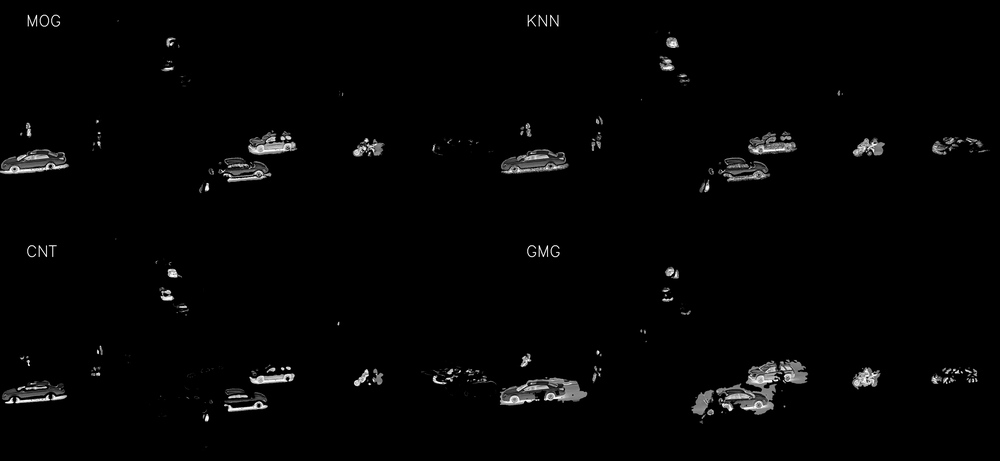
#> input picture assets/BackroundSub.png, 1000 x 461 px, shrunk from 3840 x 1772 before the run
$ python -i opencv_instance.py   (imports and definitions only)
#> lines starting #> are read from the running program, lines starting #| are printed output that depends on the picture; after the words box and inside, x2 and y2 are one past the last pixel; in counts of white or black regions, pixels touching at a corner belong together
#> further down, picture is the input picture: shape (461, 1000, 3); min 0, max 255, mean 4.2
import sys

import numpy as np
import cv2 as cv
from typing import Union
from sklearn.cluster import DBSCAN
from sklearn.preprocessing import StandardScaler
import hdbscan

# [20 lines of commented-out code are left out]


# [166 lines left out: functions dense_optical_flow_outer, background_sub, motion_extraction, stitch_frames, video_tiling, video_tiling_mixed and 2 more, not called in this run]


def watershed_segmentation(image):
    if len(image.shape) > 2:
        gray = cv.cvtColor(image, cv.COLOR_BGR2GRAY)
        print(f'Dtype is {gray.dtype}')
#| Dtype is uint8
        print('Image RGB to Gray in Funktion = wastershed_segmentation')
    else:
        gray = image.astype(np.uint8)

    _, thresh = cv.threshold(gray, 0, 255, cv.THRESH_BINARY_INV + cv.THRESH_OTSU)
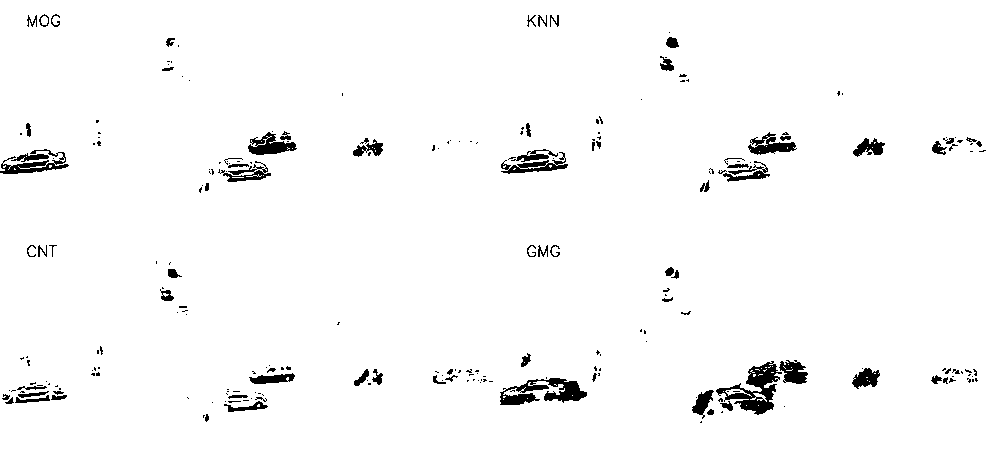
#> thresh: shape (461, 1000); 97.4% white; 242 black regions (163 under 20 px), largest, box (x1, y1, x2, y2) and area: (716, 361, 782, 415) 1355, (500, 378, 587, 405) 1187, (0, 149, 69, 174) 616

    kernel = np.ones((3, 3), np.uint8)
    opening = cv.morphologyEx(thresh, cv.MORPH_OPEN, kernel, iterations=10)
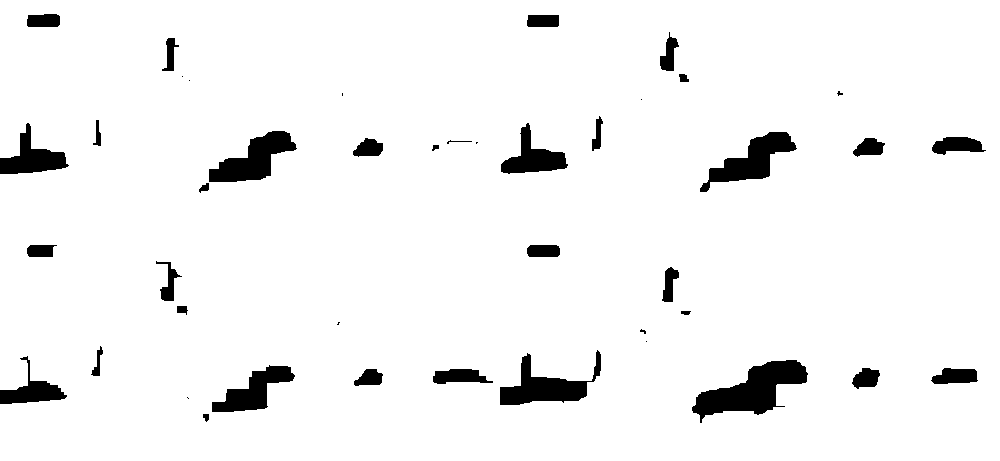
#> opening: shape (461, 1000); 95.1% white; 43 black regions (10 under 20 px), largest, box (x1, y1, x2, y2) and area: (692, 360, 808, 423) 3317, (500, 350, 601, 405) 2228, (209, 131, 297, 182) 2205

    sure_bg = cv.dilate(opening, kernel, iterations=3)
#> sure_bg: shape (461, 1000); 97.5% white; 27 black regions (4 under 20 px), largest, box (x1, y1, x2, y2) and area: (696, 363, 804, 412) 2279, (212, 134, 292, 179) 1412, (712, 135, 792, 179) 1325

    dist_transform = cv.distanceTransform(opening, cv.DIST_L2, 5)
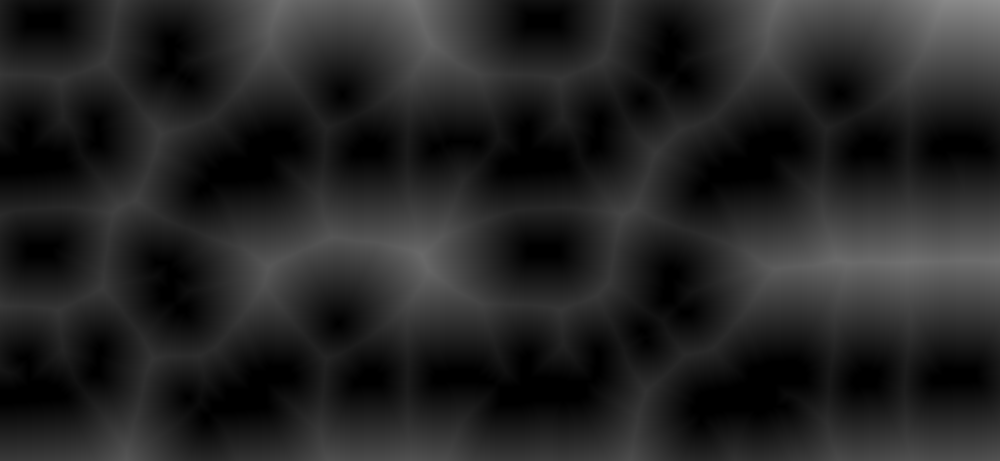
#> dist_transform: shape (461, 1000) float32; min 0, max 143.3, mean 36.6
    _, sure_fg = cv.threshold(dist_transform, 0.7 * dist_transform.max(), 255, 0)
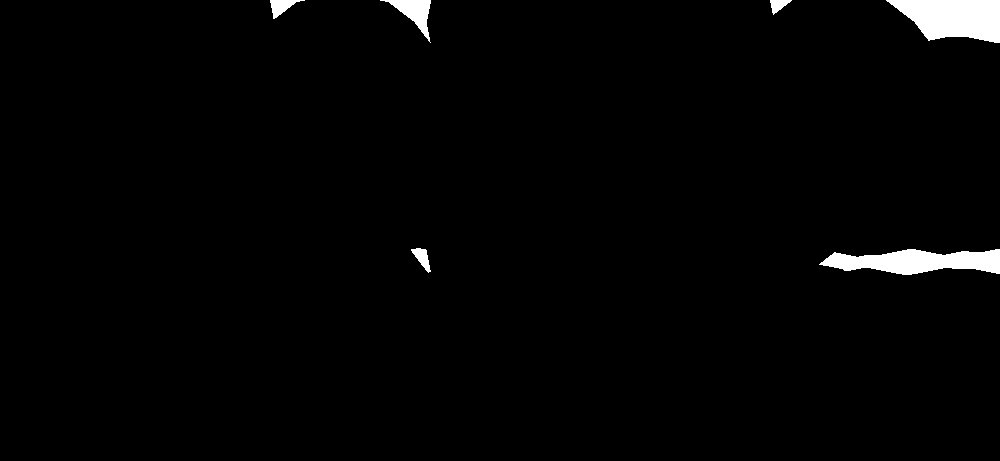
#> sure_fg: shape (461, 1000) float32; 1.8% white; 6 white regions, box (x1, y1, x2, y2) and area: (886, 0, 1000, 43) 3558, (819, 249, 1000, 275) 3119, (380, 0, 431, 43) 787, (270, 0, 305, 19) 301, (411, 248, 431, 273) 239, (770, 0, 792, 15) 176

    sure_fg = np.uint8(sure_fg)

    unknown = cv.subtract(sure_bg, sure_fg)
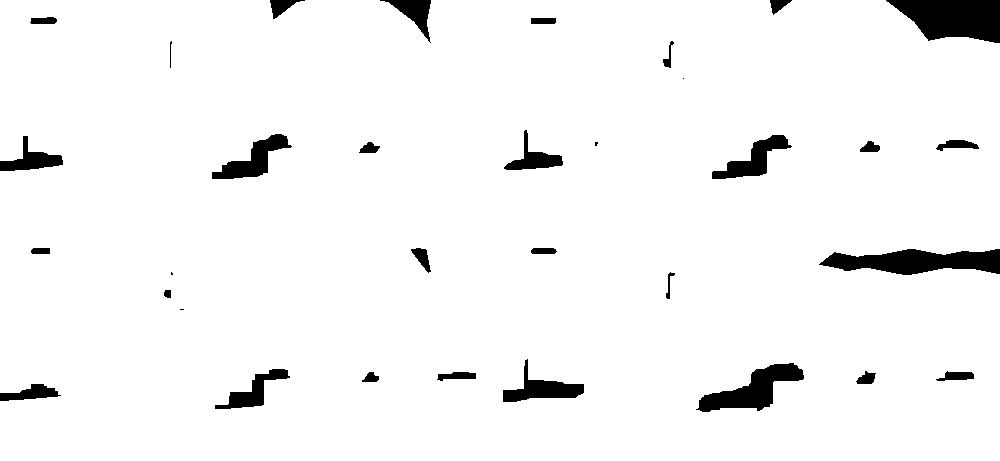
#> unknown: shape (461, 1000); 95.7% white; 33 black regions (4 under 20 px), largest, box (x1, y1, x2, y2) and area: (886, 0, 1000, 43) 3558, (819, 249, 1000, 275) 3119, (696, 363, 804, 412) 2279

    _, markers = cv.connectedComponents(sure_fg)
#> markers: shape (461, 1000) int32; 7 distinct labels, from 0 to 6
    markers += 1
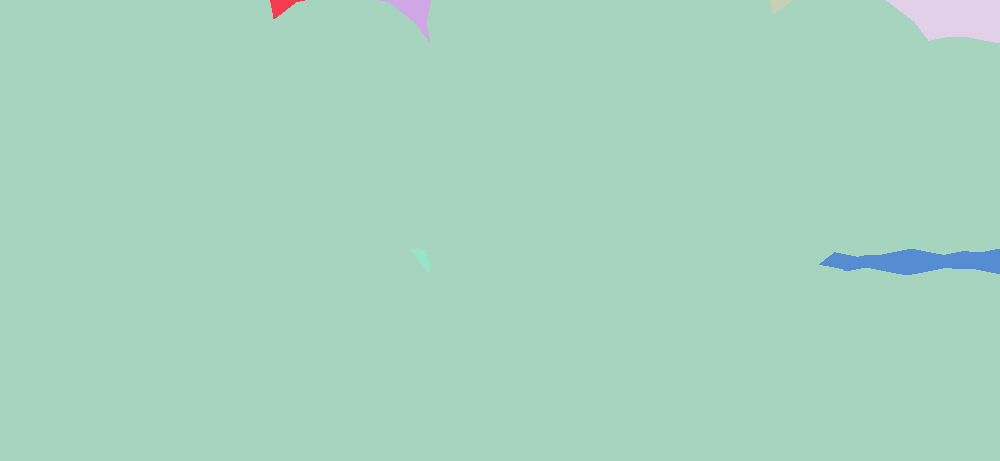
#> markers: shape (461, 1000) int32; 7 distinct labels, from 1 to 7; one colour per label, 0 black
    markers[unknown == 255] = 0
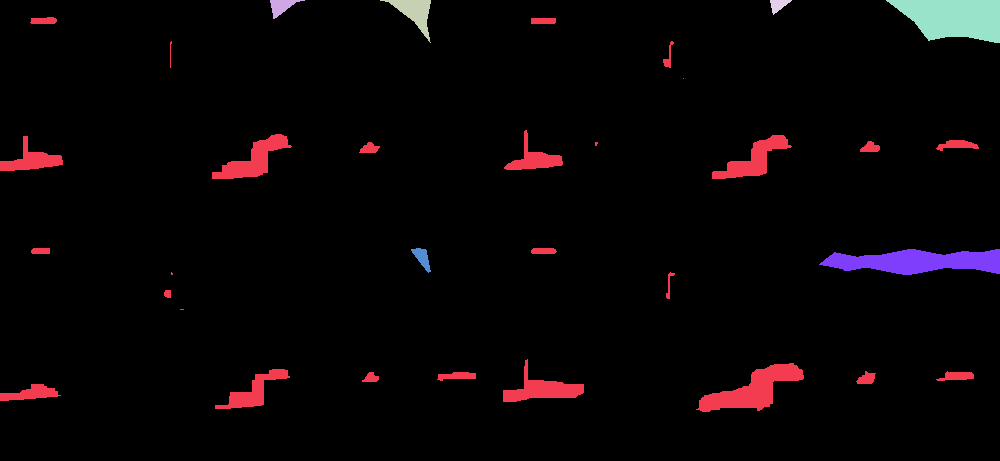
#> markers: shape (461, 1000) int32; 8 distinct labels, from 0 to 7; one colour per label, 0 black

#> (the run stopped early here; a loop or call above may not have finished)
